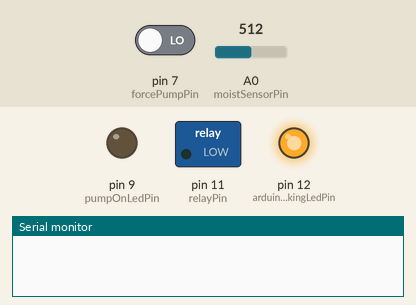
Simulated run of this sketch. Board: Arduino Uno, built with avr-gcc and run on an emulated ATmega328P. Parts: switched loads named in the sketch (green lamp = pin HIGH), output pins drawn as LEDs (lit = HIGH), the last lines printed to the serial monitor. Inputs (shaded band) come from the test bench; at power-on: pin 7 (forcePumpPin) LOW, A0 (moistSensorPin) = 512. The local clock reads 2024-03-15 10:24:30 at power-on unless the sketch sets it.

Above: at 0.1 s.
At 1.8 s:
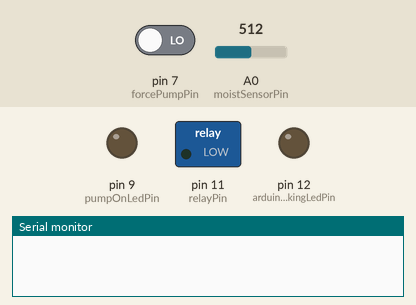
1.9 s: pin 7 (forcePumpPin) driven HIGH
At 3.3 s:
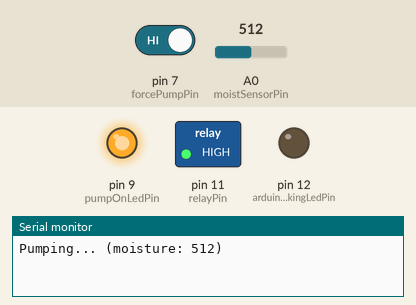
Timing chart, 0 to 4.9 s (numbered marks = the images above; inputs shaded):
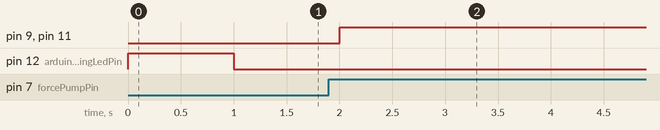

The sketch:

auto-watering.ino
```cpp
// Ds1302 - Version: Latest. Docs: https://github.com/Treboada/Ds1302
#include <Ds1302.h>

/* Settings */
int pumpingTime = 15000;      // How much time the pump will be activated each time. In miliseconds
int moistureThreshold = 540;  // values from 250 to 700, where 250 is under water and 700 is super dry. When the value is higher than this threshold, the pump will start
int pumpingHours[] = {9, 12, 15, 18, 21}; // Hours to pump if moisture sensor allows it (24h format)

/* Pins */
int arduinoWorkingLedPin = 12;  // Yellow LED
int pumpOnLedPin = 9;           // Blue LED
int relayPin = 11;              // Signal to relay
int forcePumpPin = 7;           // Button
int moistSensorPin = 0;         // Soil Sensor input at Analog PIN A0
int CLKPin = 4;
int DATPin = 3;
int RSTPin = 2;
Ds1302 rtc(RSTPin, CLKPin, DATPin);

/* Local vars */
int moistureLevel = 0;
int timerCount = 0;
int statusLed = true;
int pumping = false;

void setup() {
  Serial.begin(9600);
  rtc.init();
  // Uncomment the following lines to set the date. Run only once and then comment it again, otherwise you will override the clock on every setup
  // Ds1302::DateTime dt = {
  //     .year = 22,
  //     .month = 9,
  //     .day = 26,
  //     .hour = 17,
  //     .minute = 37,
  //     .second = 00,
  //     .dow = Ds1302::DOW_TUE
  // };
  //rtc.setDateTime(&dt);

  pinMode(arduinoWorkingLedPin, OUTPUT);
  pinMode(pumpOnLedPin, OUTPUT);
  pinMode(relayPin, OUTPUT);
  pinMode(forcePumpPin, INPUT);

  digitalWrite(arduinoWorkingLedPin, HIGH);
  digitalWrite(pumpOnLedPin, LOW);
  digitalWrite(relayPin, HIGH);
}

void loop() {
  moistureLevel = analogRead(moistSensorPin);

  if ((isTimeToPump() && moistureLevel > moistureThreshold) || digitalRead(forcePumpPin) == HIGH) {
    if (!pumping) {
      Serial.print("Pumping... (moisture: ");
      Serial.print(moistureLevel);
      Serial.println(")");
    }
    pumping = true;
    digitalWrite(arduinoWorkingLedPin, LOW);
    digitalWrite(pumpOnLedPin, HIGH);
    digitalWrite(relayPin, HIGH);
    delay(pumpingTime);  // Keep pump until pumpingTime miliseconds

  } else {
    if (pumping) {
      Serial.println("Stop pumping");
    }
    pumping = false;
    digitalWrite(pumpOnLedPin, LOW);
    digitalWrite(relayPin, LOW);
  }

  delay(1000);

  if (statusLed == true || pumping) {
    digitalWrite(arduinoWorkingLedPin, LOW);
    statusLed = false;
  } else {
    digitalWrite(arduinoWorkingLedPin, HIGH);
    statusLed = true;
  }
}

bool isTimeToPump() {
  Ds1302::DateTime now;
  rtc.getDateTime(&now);

  // Serial.print("Current Date / Time: ");
  // Serial.print(now.day);
  // Serial.print("/");
  // Serial.print(now.month);
  // Serial.print("/");
  // Serial.print("20");
  // Serial.print(now.year);
  // Serial.print(" ");
  // Serial.print(now.hour);
  // Serial.print(":");
  // Serial.println(now.minute);

  if (now.minute != 0) { // Always pump at o'clock
    return false;
  }
  if (now.second > 5) { // Only return true during the first 5 seconds of the pumping hour. With this we prevent sending a true signal only once (and not during the whole minute)
    return false;
  }
  // Loop over the pumping hours
  for (byte i = 0; i < (sizeof(pumpingHours) / sizeof(pumpingHours[0])); i++) {
    if (pumpingHours[0] == now.hour) {
      return true;
    }
  }
  return false;
}
```

Measured:
- after the input at 1.9 s, pin 9 (pumpOnLedPin), pin 11 (relayPin): LOW → HIGH after 0.10 s; pin 12 (arduinoWorkingLedPin): stops changing and stays LOW
